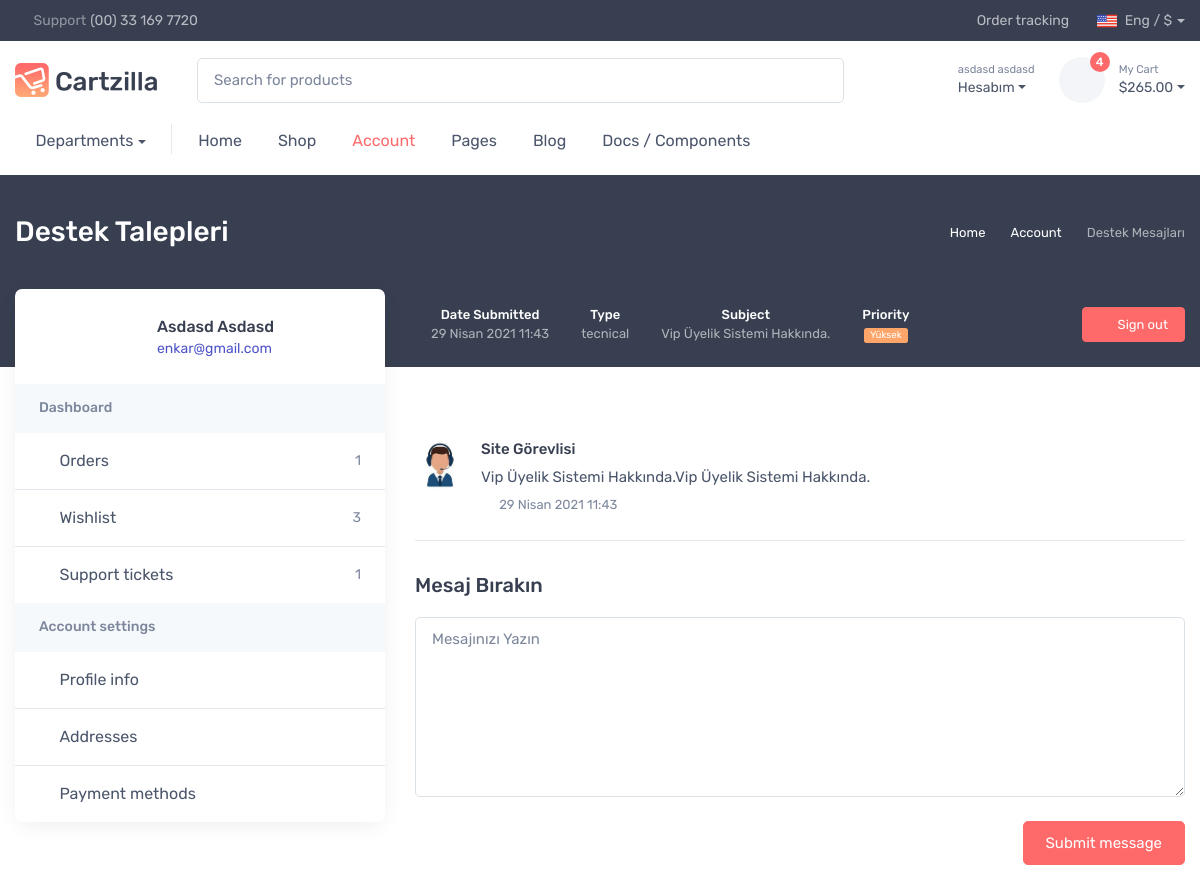
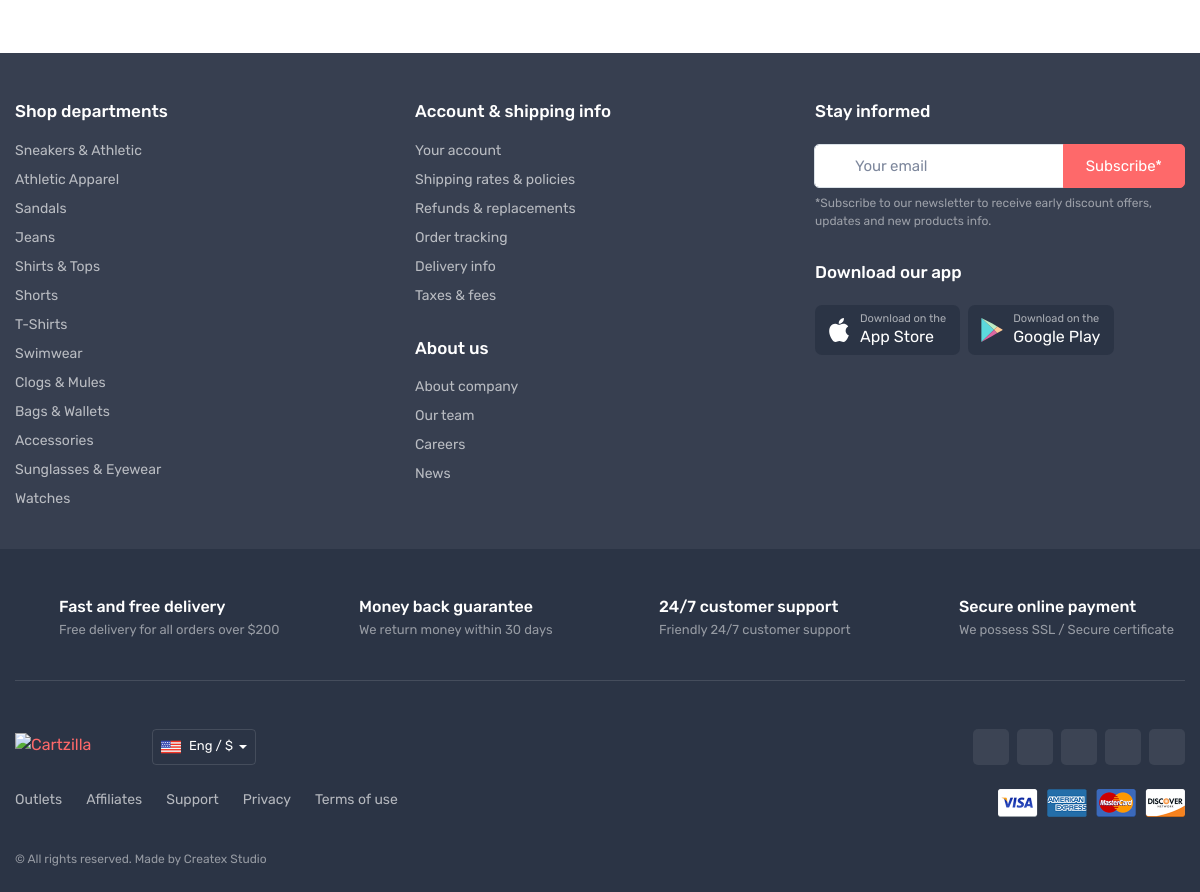
The page /kullanici/destek/talep/11/ (signed in) on the database its author committed (2 pictures, top to bottom).
### kullanici/models.py (models this page shows, shortened)
class User(AbstractUser):
    first_name = models.CharField(_('first name'), max_length=150, blank=True,validators=[name_validator])
    last_name = models.CharField(_('last name'), max_length=150, blank=True,validators=[name_validator])
    email = models.EmailField(_('email address'), blank=True,validators=[email_validator],unique=True)
    password = models.CharField(_('password'), max_length=128,validators=[pass_validator])
    adres = models.TextField(max_length=500, blank=False)
    il = models.CharField(max_length=40, blank=False,validators=[])
    ilce = models.CharField(max_length=40, blank=False,validators=[])
    phone = models.CharField( max_length=12,validators=[phone_validator],unique=True)

### direct/models.py (models this page shows, shortened)
class ChatModel(models.Model):
    message_type = models.CharField(max_length=100)
    user = models.ForeignKey(User,on_delete=models.CASCADE)
    priority = models.CharField(max_length=100)
    subject = models.CharField(max_length=150,validators=[val_subject])
    first_message = models.CharField(max_length=250,validators=[val_message])
    created_time = models.DateTimeField(auto_now_add=True)

class Message(models.Model):
    chat = models.ForeignKey(ChatModel,on_delete=models.CASCADE)
    msg_text = models.CharField(max_length=250,validators=[val_message])
    is_staff = models.BooleanField(default=False)
    message_time = models.DateTimeField(auto_now_add=True)
    class Meta:
        ordering = ['message_time']

### kullanici/views.py (the view, shortened to what this page needs)
# urls.py: path("destek/talep/<int:id>/",SingleTicketView,name="single-ticket"),
@login_required(login_url=reverse_lazy('login'))
def SingleTicketView(request,id):
    try:
        chat = ChatModel.objects.get(id=id)
        mesajlar = Message.objects.filter(chat=chat)
    except:
        messages.success(request,"Destek Talebi Bulunamıyor. Yeni Bir Talep Oluşturabilirsiniz.",extra_tags="danger")
        return HttpResponseRedirect(reverse_lazy("destek"))
    if chat.user != request.user:
        return HttpResponseForbidden()
    mesaj_form = CreateMessageForm(request.POST or None)
    return render(request,"kullanici/profile/single-ticket.html",context={
        "chat":chat,"mesajlar":mesajlar,"mesaj_form":mesaj_form
    })

### direct/forms.py
class CreateMessageForm(forms.ModelForm):
    msg_text = forms.CharField(label="Mesajınız", widget=forms.Textarea())
    class Meta:
        model = Message
        fields = ('msg_text',)
    def __init__(self,*args,**kwargs):
        super(CreateMessageForm,self).__init__(*args,**kwargs)
        self.fields["msg_text"].widget.attrs["rows"] = 7
        self.fields["msg_text"].widget.attrs["class"] = "form-control"
        self.fields["msg_text"].widget.attrs["placeholder"] = "Mesajınızı Yazın"

### templates/kullanici/profile/single-ticket.html (shortened to what this page needs)
{% extends 'kullanici/profile/profile_base.html' %}
{% load static %}
{% block profile_body %}
{% for mesaj in mesajlar %}
{% if mesaj.is_staff == True %}
<div class="d-flex align-items-start py-4 border-bottom mt-4"><img class="rounded-circle" src="{% static 'img/about/helpdesk-avatar.jpg' %}" width="50" alt="Michael Davis">
            <div class="ps-3">
              <h6 class="fs-md mb-2">Site Görevlisi</h6>
              <p class="fs-md mb-1">{{ mesaj.msg_text }}</p><span class="fs-ms text-muted"><i class="ci-time align-middle me-2"></i>{{ mesaj.message_time }}</span>
            </div>
</div>
                {% endif %}
{% endfor %}
<h3 class="h5 mt-2 pt-4 pb-2">Mesaj Bırakın</h3>
          <form class="needs-validation" action="{% url 'single-ticket' chat.id %}" method="POST" novalidate>
            <div class="mb-3">
              {% for field in mesaj_form %}
                    {{ field }}
                    {% endfor %}
            </div>
            <div class="d-flex flex-wrap justify-content-between align-items-center">
              <div class="form-check">
              </div>
              <button class="btn btn-primary my-2" type="submit">Submit message</button>
            </div>
          </form>
{% endblock %}
{% block profil_navigation %}
Destek Mesajları
{% endblock %}
{% block ust_icerik %}
 <div class="d-flex w-100 text-light text-center me-3">
              <div class="fs-ms px-3">
                <div class="fw-medium">Date Submitted</div>
                <div class="opacity-60">{{ chat.created_time }}</div>
              </div>
              <div class="fs-ms px-3">
                <div class="fw-medium">Type</div>
                <div class="opacity-60">{{ chat.message_type }}</div>
              </div>
                <div class="fs-ms px-3">
                <div class="fw-medium">Subject</div>
                <div class="opacity-60">{{ chat.subject }}</div>
              </div>
              <div class="fs-ms px-3">
                <div class="fw-medium">Priority</div><span class="badge bg-{{ chat.priority }}">
                     {% if chat.priority == 'danger' %}
                        Acil
                      {% elif chat.priority == 'warning' %}
                        Yüksek
                      {% elif chat.priority == 'info' %}
                        Orta
                    {% elif chat.priority == 'success' %}
                      Düşük
                    {% endif %}
              </span>
              </div>
            </div>
{% endblock %}
{% block baslik %}
Destek Talepleri
{% endblock %}

### templates/kullanici/profile/profile_base.html (shortened to what this page needs)
 {% extends 'base/base.html' %}
 {% load static %}
{% block css %}
 <link rel="stylesheet" media="screen" href="{% static 'css/kullanici/profile.css' %}">
 {% endblock %}
 {% block body %}
    <div class="page-title-overlap bg-dark pt-4">
      <div class="container d-lg-flex justify-content-between py-2 py-lg-3">
        <div class="order-lg-2 mb-3 mb-lg-0 pt-lg-2">
          <nav aria-label="breadcrumb">
            <ol class="breadcrumb breadcrumb-light flex-lg-nowrap justify-content-center justify-content-lg-start">
              <li class="breadcrumb-item"><a class="text-nowrap" href="index.html"><i class="ci-home"></i>Home</a></li>
              <li class="breadcrumb-item text-nowrap"><a href="#">Account</a>
              </li>
              <li class="breadcrumb-item text-nowrap active" aria-current="page">{% block profil_navigation %} Profile info {% endblock %}</li>
            </ol>
          </nav>
        </div>
        <div class="order-lg-1 pe-lg-4 text-center text-lg-start">
          <h1 class="h3 text-light mb-0">
            {% block baslik %}{% endblock %}</h1>
        </div>
      </div>
    </div>
    <div class="container pb-5 mb-2 mb-md-4">
      <div class="row">
        <aside class="col-lg-4 pt-4 pt-lg-0 pe-xl-5">
          <div class="bg-white rounded-3 shadow-lg pt-1 mb-5 mb-lg-0">
            <div class="d-md-flex justify-content-between align-items-center text-center text-md-start p-4">
              <div class="d-md-flex align-items-center">
                <div class=" rounded-circle position-relative flex-shrink-0 mx-auto mb-2 mx-md-0 mb-md-0" style="width: 6.375rem;">
                  {% if request.user.profile.image != 'default.jpg' %}
                </div>
                  {% else %}
                  <p class="" id="profileImage" style="background-color:{{ request.user.profile.bg_color }}" ><span class="text text-center">{{ request.user.first_name.0}}{{request.user.last_name.0}}</span></p></div>
                  {% endif %}
                <div class="ps-md-3">
                  <h3 class="fs-base mb-0">{{ request.user.first_name|title }} {{ request.user.last_name|title }}</h3><span class="text-accent fs-sm">{{ request.user.email }}</span>
                </div>
              </div><a class="btn btn-primary d-lg-none mb-2 mt-3 mt-md-0" href="#account-menu" data-bs-toggle="collapse" aria-expanded="false">Account menu</a>
            </div>
            <div class="d-lg-block collapse" id="account-menu">
              <div class="bg-secondary px-4 py-3">
                <h3 class="fs-sm mb-0 text-muted">Dashboard</h3>
              </div>
              {% url 'destek' as destek %}
              {% url 'profile' as profile %}
              <ul class="list-unstyled mb-0">
                <li class="border-bottom mb-0"><a class="nav-link-style d-flex align-items-center px-4 py-3" href="account-orders.html"><i class="ci-bag opacity-60 me-2"></i>Orders<span class="fs-sm text-muted ms-auto">1</span></a></li>
                <li class="border-bottom mb-0"><a class="nav-link-style d-flex align-items-center px-4 py-3" href="account-wishlist.html"><i class="ci-heart opacity-60 me-2"></i>Wishlist<span class="fs-sm text-muted ms-auto">3</span></a></li>
                <li class="mb-0"><a  {% if request.path == destek %} class= "nav-link-style d-flex align-items-center px-4 py-3 active " {% else %} class= "nav-link-style d-flex align-items-center px-4 py-3" {% endif %} href="{% url 'destek' %}"><i class="ci-help opacity-60 me-2"></i>Support tickets<span class="fs-sm text-muted ms-auto">1</span></a></li>
              </ul>
              <div class="bg-secondary px-4 py-3">
                <h3 class="fs-sm mb-0 text-muted">Account settings</h3>
              </div>
              <ul class="list-unstyled mb-0">
                <li class="border-bottom mb-0"><a {% if request.path == profile %} class= "nav-link-style d-flex align-items-center px-4 py-3 active "   {% else %} class= "nav-link-style d-flex align-items-center px-4 py-3 " {% endif %} href="{% url 'profile' %}"><i class="ci-user opacity-60 me-2"></i>Profile info</a></li>
                <li class="border-bottom mb-0"><a class="nav-link-style d-flex align-items-center px-4 py-3" href="account-address.html"><i class="ci-location opacity-60 me-2"></i>Addresses</a></li>
                <li class="mb-0"><a class="nav-link-style d-flex align-items-center px-4 py-3" href="account-payment.html"><i class="ci-card opacity-60 me-2"></i>Payment methods</a></li>
              </ul>
            </div>
          </div>
        </aside>
        <section class="col-lg-8">
          <div class="d-none d-lg-flex justify-content-between align-items-center pt-lg-3 pb-4 pb-lg-5 mb-lg-3">
          {% block ust_icerik %}  {% endblock %}<a class="btn btn-primary btn-sm" href="{% url 'logout' %}"><i class="ci-sign-out me-2"></i>Sign out</a>
          </div>
              {% block profile_body %}{% endblock %}
        </section>
      </div>
    </div>
 {% endblock %}

### templates/base/navbar_profil.html (shortened to what this page needs)
{% load static %}
<div class="dropdown">
                    <a class="navbar-tool ms-1 ms-lg-0 me-n1 me-lg-2 " href="{% url 'login' %}" data-bs-toggle="dropdown">
                <div class="navbar-tool-icon-box"><i class="navbar-tool-icon ci-user"></i></div>
                 <div class="navbar-tool-text ms-n3"><small>{% if user.is_authenticated %} {{user.first_name}} {{user.last_name}} {% else %} Giriş Yapın {% endif %} </small>Hesabım</div></a>
                </div>

### rows shown on the page
User: first_name "asdasd", last_name "asdasd", user.first_name "Asdasd", user.last_name "Asdasd", user.email "enkar@gmail.com"
ChatModel: created_time "29 Nisan 2021 11:43", message_type "tecnical", subject "Vip Üyelik Sistemi Hakkında."
Message: is_staff True (drawn), msg_text "Vip Üyelik Sistemi Hakkında.Vip Üyelik Sistemi Hakkında.", message_time "29 Nisan 2021 11:43"
